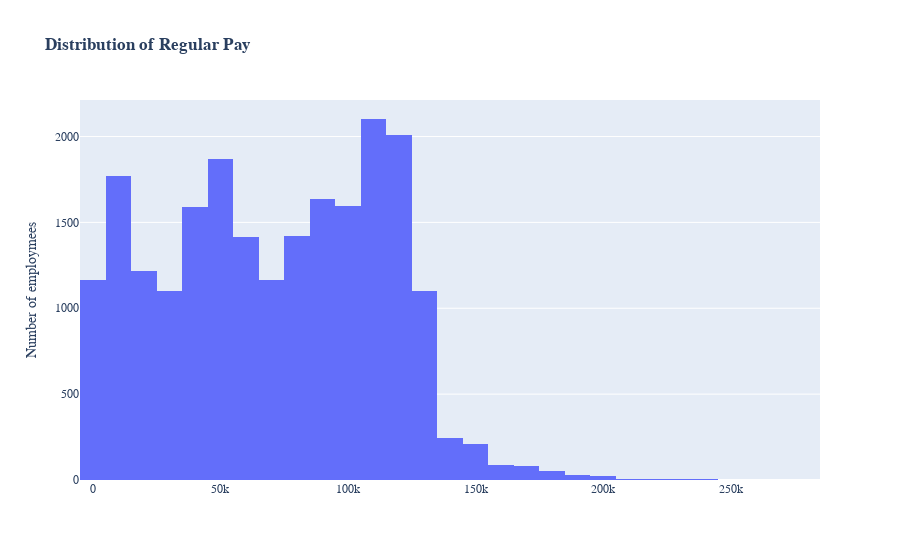

Notebook code for this chart:
### Code cell
# use plotly to do the thing in above cell
import plotly.express as px
# change the color of bars to #0055aa

fig.update_traces(marker_color='#0055aa')

# make the background transparent in white
fig.update_layout(plot_bgcolor='rgba(0,0,0,0)')
fig = px.histogram(df, x="REGULAR", nbins=30, title='<b>Distribution of Regular Pay</b>')
fig.update_layout(font_family="GT America Bold")
# change the frount of thing other than title to GT-America-Standard-regular
fig.update_xaxes(showgrid=False, gridwidth=0.5, gridcolor='LightGray')
# add the kde line

# remove the x and y labels
fig.update_xaxes(title_text='')
fig.update_yaxes(title_text='Number of employmees')


fig.update_layout(font=dict(family="GT America"))

fig.show()

### Figure 1 — Plotly figure (JSON) as saved in the notebook; plotly's stock layout.template omitted (floating-point values rounded to 4 significant figures; data arrays with more than 128 entries replaced by an {"elided": "..."} marker saying what was removed)
{"data": [{"alignmentgroup": "True", "bingroup": "x", "hovertemplate": "REGULAR=%{x}<br>count=%{y}<extra></extra>", "legendgroup": "", "marker": {"color": "#636efa", "pattern": {"shape": ""}}, "name": "", "nbinsx": 30, "offsetgroup": "", "orientation": "v", "showlegend": false, "type": "histogram", "x": {"elided": "22552 float values"}, "xaxis": "x", "yaxis": "y"}], "layout": {"barmode": "relative", "font": {"family": "GT America"}, "legend": {"tracegroupgap": 0}, "title": {"text": "<b>Distribution of Regular Pay</b>"}, "xaxis": {"anchor": "y", "domain": [0, 1], "gridcolor": "LightGray", "gridwidth": 0.5, "showgrid": false, "title": {"text": ""}}, "yaxis": {"anchor": "x", "domain": [0, 1], "title": {"text": "Number of employmees"}}}}
